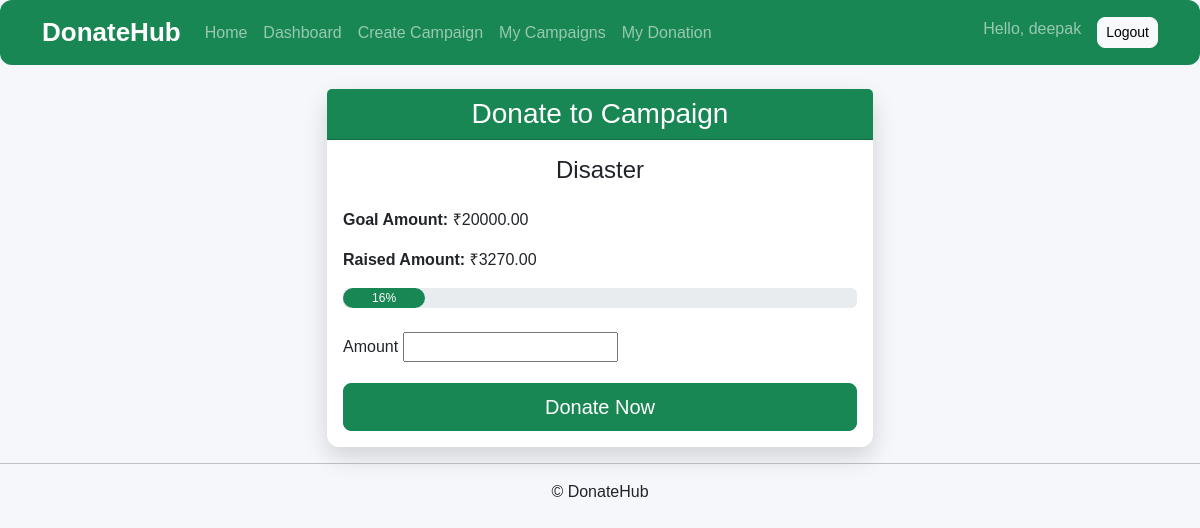
The page /donations/3/ (signed in) on the database its author committed.
### accounts/models.py (models this page shows, shortened)
class User(AbstractUser):
    DONOR = "DONOR"
    NGO = "NGO"
    ROLE_CHOICES = [
        (DONOR, "Donor"),
        (NGO, "NGO"),
    ]
    role = models.CharField(
        max_length=10,
        choices=ROLE_CHOICES,
        default=DONOR
    )
    phone = models.CharField(max_length=15, blank=True)

### campaigns/models.py (models this page shows, shortened)
class Campaign(models.Model):
    CATEGORY_CHOICES = [
        ("OTHER", "Other"),
        ("MEDICAL", "Medical"),
        ("EDUCATION", "Education"),
        ("FOOD", "Food"),
        ("DISASTER", "Disaster Relief"),
    ]
    STATUS_CHOICES = [
        ("PENDING", "Pending"),
        ("APPROVED", "Approved"),
        ("REJECTED", "Rejected"),
        ("COMPLETED", "Completed"),
    ]
    ngo = models.ForeignKey(
        settings.AUTH_USER_MODEL,
        on_delete=models.CASCADE,
        related_name="campaigns"
    )
    title = models.CharField(
        max_length=200
    )
    description = models.TextField()
    category = models.CharField(
        max_length=20,
        choices=CATEGORY_CHOICES,
        default="OTHER"
    )
    goal_amount = models.DecimalField(
        max_digits=10,
        decimal_places=2
    )
    raised_amount = models.DecimalField(
        max_digits=10,
        decimal_places=2,
        default=0
    )
    image = models.ImageField(
        upload_to="campaigns/",
        blank=True,
        null=True
    )
    status = models.CharField(
        max_length=20,
        choices=STATUS_CHOICES,
        default="PENDING"
    )
    created_at = models.DateTimeField(
        auto_now_add=True
    )

### donations/views.py (the view)
@login_required
def donate(request,id):
    campaign=get_object_or_404(
        Campaign,
        id=id,
    )
    if campaign.status == "COMPLETED":
        return redirect("campaign_detail",id=campaign.id)
    progress_percentage=0
    if campaign.goal_amount>0:
        progress_percentage=int((campaign.raised_amount/campaign.goal_amount)*100)
    if request.method=="POST":
        form=DonationForm(request.POST)
        if form.is_valid():
            donation=form.save(commit=False)
            remaining =campaign.goal_amount-campaign.raised_amount
            if donation.amount> remaining:
                form.add_error(
                    "amount",
                    f"Only ₹{remaining} is remaining. You can donate a maximum of ₹{remaining}."
                )
            else:
                donation.donor=request.user
                donation.campaign=campaign
                donation.save()
                campaign.raised_amount+=donation.amount
                if campaign.raised_amount>=campaign.goal_amount:
                    campaign.raised_amount=campaign.goal_amount
                    campaign.status="COMPLETED"
                campaign.save()
                return redirect("campaign_detail",id=campaign.id)
    else:
        form=DonationForm()
    return render(
        request,
        "donations/donate.html",
        {
            "campaign":campaign,
            "form":form,
            "progress_percentage":progress_percentage
        }
    )

### donations/forms.py (shortened to what this page needs)
class DonationForm(forms.ModelForm):
    class Meta:
        model=Donation
        fields=[
            "amount",
        ]

### templates/donations/donate.html (shortened to what this page needs)
{% extends "base.html" %}
{% block content %}
<div class="row justify-content-center">
    <div class="col-lg-6">
        <div class="card shadow">
            <div class="card-header bg-success text-white text-center">
                <h3 class="mb-0">Donate to Campaign</h3>
            </div>
            <div class="card-body">
                <h4 class="text-center mb-4">
                    {{ campaign.title }}
                </h4>
                <div class="mb-3">
                    <strong>Goal Amount:</strong>
                    ₹{{ campaign.goal_amount }}
                </div>
                <div class="mb-3">
                    <strong>Raised Amount:</strong>
                    ₹{{ campaign.raised_amount }}
                </div>
                <div class="progress mb-4" style="height:20px;">
                    <div class="progress-bar bg-success"
                         role="progressbar"
                         style="width: {{ progress_percentage }}%;">
                        {{ progress_percentage }}%
                    </div>
                </div>
                <form method="POST">
                    {% for field in form %}
                        <div class="mb-3">
                            <label class="form-label">
                                {{ field.label }}
                            </label>
                            {{ field }}
                        </div>
                    {% endfor %}
                    <div class="d-grid">
                        <button type="submit" class="btn btn-success btn-lg">
                            Donate Now
                        </button>
                    </div>
                </form>
            </div>
        </div>
    </div>
</div>
{% endblock %}

### templates/partials/navbar.html (shortened to what this page needs)
<nav class="navbar navbar-expand-lg navbar-dark bg-success">
    <div class="container">
        <a class="navbar-brand fw-bold">
            DonateHub
        </a>
        <div class="collapse navbar-collapse" id="navbarNav">
            <ul class="navbar-nav me-auto">
                <li class="nav-item">
                    <a class="nav-link" href="/">Home</a>
                </li>
                {% if user.is_authenticated %}
                    {% if user.role == "DONOR" %}
                        <li class="nav-item">
                            <a class="nav-link" href="{% url 'donor_dashboard' %}">
                                Dashboard
                            </a>
                        </li>
                        <li class="nav-item">
                            <a class="nav-link" href="{% url 'my_donations' %}">
                                My Donations
                            </a>
                        </li>
                    {% elif user.role == "NGO" %}
                        <li class="nav-item">
                            <a class="nav-link" href="{% url 'ngo_dashboard' %}">
                                Dashboard
                            </a>
                        </li>
                        <li class="nav-item">
                            <a class="nav-link" href="{% url 'create_campaign' %}">
                                Create Campaign
                            </a>
                        </li>
                        <li class="nav-item">
                            <a class="nav-link" href="{% url 'my_campaigns' %}">
                                My Campaigns
                            </a>
                        </li>
                        <li class="nav-item">
                            <a class="nav-link" href="{% url 'my_donations' %}">
                                My Donation
                            </a>
                        </li>
                    {% endif %}
                {% endif %}
            </ul>
            <ul class="navbar-nav">
                {% if user.is_authenticated %}
                    <li class="nav-item">
                        <span class="navbar-text me-3">
                            Hello, {{ user.username }}
                        </span>
                    </li>
                    <li class="nav-item">
                        <a class="btn btn-light btn-sm" href="{% url 'logout' %}">
                            Logout
                        </a>
                    </li>
                {% endif %}
            </ul>
        </div>
    </div>
</nav>

### static/css/style.css (style rules this page uses)
body { background:#f5f7fa; font-family:Arial, Helvetica, sans-serif; }
.navbar-brand { font-size:26px; font-weight:bold; }
.nav-link { font-weight:500; }
.btn { border-radius:8px; }
.card { border:none; border-radius:12px; transition:.3s; }
.btn-success { border-radius:8px; }
.bg-success { border-radius:12px; }
.shadow { box-shadow:0 10px 25px rgba(0,0,0,.15)!important; }

### rows shown on the page
User: username "deepak"
Campaign: title "Disaster", goal_amount "20000.00", raised_amount "3270.00"

### other values the page prints
{{ progress_percentage }} "16"
{{ field.label }} "Amount"
